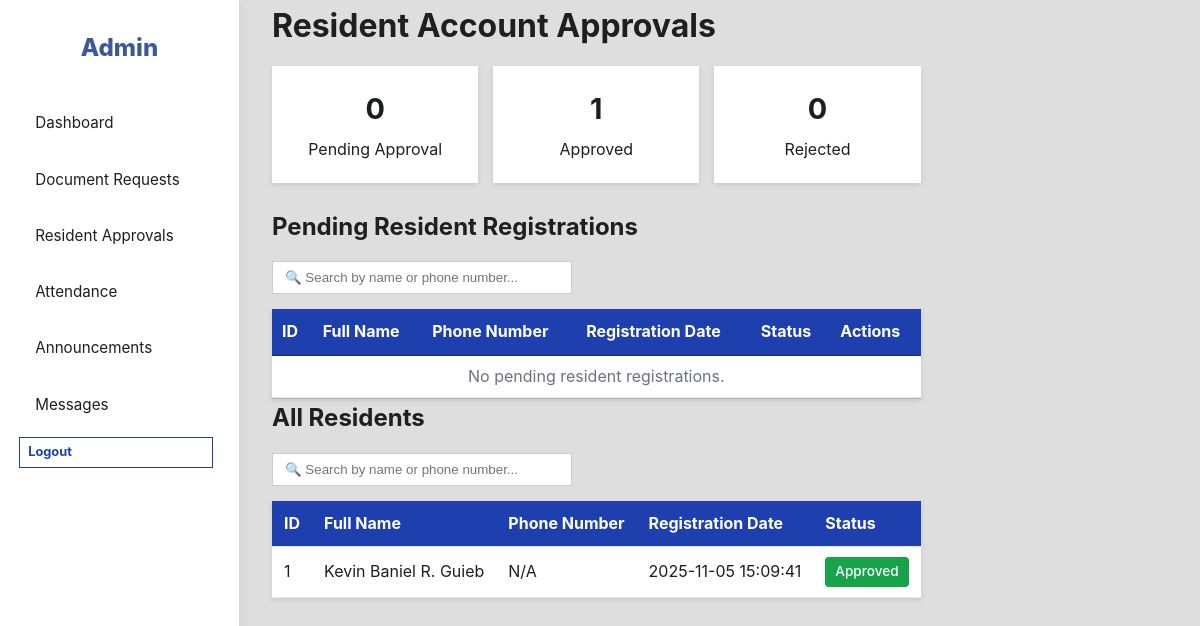
The app's page /admin/ResidentApprovals.php (signed in) with its own data.
### tables this page shows
CREATE TABLE `residents` (
  `id` int(11) NOT NULL,
  `full_name` varchar(255) NOT NULL,
  `username` varchar(50) NOT NULL,
  `email` varchar(255) DEFAULT NULL,
  `phone_number` varchar(20) DEFAULT NULL,
  `resident_password` varchar(255) NOT NULL,
  `id_file` LONGBLOB NOT NULL,
  `proof_file` LONGBLOB NOT NULL,
  `approval_status` enum('Pending','Approved','Rejected') DEFAULT 'Pending',
  `rejection_date` timestamp NULL DEFAULT NULL,
  `verification_code` varchar(10) DEFAULT NULL,
  `verification_expires` datetime DEFAULT NULL,
  `password_reset_token` varchar(100) DEFAULT NULL,
  `password_reset_expires` datetime DEFAULT NULL,
  `created_at` timestamp NOT NULL DEFAULT current_timestamp()
);

### config/Database.php (called while the page is built, shortened)
<?php
class Database {
    private static $instance = null;
    private $conn;
    private $host = "localhost";
    private $db_name = "smartbarangaydb";
    private $username = "root";
    private $password = "";
    private function __construct() {
        try {
            $this->conn = new PDO(
                "mysql:host=" . $this->host . ";dbname=" . $this->db_name,
                $this->username,
                $this->password
            );
            $this->conn->setAttribute(PDO::ATTR_ERRMODE, PDO::ERRMODE_EXCEPTION);
            $this->conn->exec("set names utf8");
        } catch(PDOException $e) {
            $this->displayError(
                "Unable to Connect to the System",
                "We're having trouble connecting to our database. This might be temporary. Please try again in a few moments.",
                "If the problem continues, please contact the barangay office for assistance."
            );
        }
    }
    public static function getInstance() {
        if (self::$instance === null) {
            self::$instance = new self();
        }
        return self::$instance;
    }
    public function getConnection() {
        return $this->conn;
    }
}

### admin/Admin.php (called while the page is built, shortened)
<?php
require_once "../config/Database.php";
class Admin {
    private $conn;
    public function __construct() {
        $this->conn = Database::getInstance()->getConnection();
    }
    public function getPendingResidents() {
        try {
            $stmt = $this->conn->prepare("CALL getPendingResidents()");
            $stmt->execute();
            return $stmt->fetchAll(PDO::FETCH_ASSOC);
        } catch (PDOException $e) {
            error_log("Get pending residents error: " . $e->getMessage());
            return [];
        }
    }
    public function getAllResidents() {
        try {
            $stmt = $this->conn->prepare("CALL getAllResidentsWithStatus()");
            $stmt->execute();
            return $stmt->fetchAll(PDO::FETCH_ASSOC);
        } catch (PDOException $e) {
            error_log("Get all residents error: " . $e->getMessage());
            return [];
        }
    }
}

### admin/ResidentApprovals.php (the view, shortened to what this page needs)
<?php
require_once "Admin.php";
$admin = new Admin();
$pendingResidents = $admin->getPendingResidents();
$allResidents = $admin->getAllResidents();
$pending = 0;
$approved = 0;
$rejected = 0;
foreach ($allResidents as $r) {
  switch ($r['approval_status']) {
    case 'Approved': $approved++; break;
  }
}
?>
<!DOCTYPE html>
<html lang="en">
<head>
  <link rel="stylesheet" href="../css/admin.css">
  <link rel="stylesheet" href="https://cdn.datatables.net/1.13.4/css/jquery.dataTables.min.css">
</head>
<body>
  <div class="admin-layout">
    <?php include __DIR__ . '/sidebar.php'; ?>
    <main class="main-content">
      <h1>Resident Account Approvals</h1>
      <div class="stats-grid">
        <div class="stat-card">
          <h3><?php echo $pending; ?></h3>
          <p>Pending Approval</p>
        </div>
        <div class="stat-card">
          <h3><?php echo $approved; ?></h3>
          <p>Approved</p>
        </div>
        <div class="stat-card">
          <h3><?php echo $rejected; ?></h3>
          <p>Rejected</p>
        </div>
      </div>
      <section>
        <h2>Pending Resident Registrations</h2>
        <div class="search-container">
          <input type="text" id="pendingSearch" class="search-input" placeholder="🔍 Search by name or phone number..." onkeyup="filterTable('pendingResidentsTable', 'pendingSearch')">
        </div>
        <table id="pendingResidentsTable">
          <thead>
            <tr>
              <th>ID</th>
              <th>Full Name</th>
              <th>Phone Number</th>
              <th>Registration Date</th>
              <th>Status</th>
              <th>Actions</th>
            </tr>
          </thead>
          <tbody>
            <?php
            if (count($pendingResidents) > 0) {
              foreach ($pendingResidents as $resident) {
                $id = htmlspecialchars($resident['id'], ENT_QUOTES, 'UTF-8');
                $fullName = htmlspecialchars($resident['full_name'], ENT_QUOTES, 'UTF-8');
                $phoneNumber = htmlspecialchars($resident['phone_number'] ?? 'N/A', ENT_QUOTES, 'UTF-8');
                $createdAt = htmlspecialchars($resident['created_at'], ENT_QUOTES, 'UTF-8');
                $status = htmlspecialchars($resident['approval_status'], ENT_QUOTES, 'UTF-8');
                echo "<tr>
                  <td>{$id}</td>
                  <td>{$fullName}</td>
                  <td>{$phoneNumber}</td>
                  <td>{$createdAt}</td>
                  <td><span class='status-badge status-pending'>{$status}</span></td>
                  <td>
                    <button onclick='viewFile({$id}, \"id\", \"{$fullName}\")' class='btn small outline'>📄 ID</button>
                    <button onclick='viewFile({$id}, \"proof\", \"{$fullName}\")' class='btn small outline'>📄 Proof</button>
                    <form method='POST' class='inline-form'>
                      <input type='hidden' name='resident_id' value='{$id}'>
                      <button type='submit' name='update_approval' value='1' onclick=\"return confirm('Approve this resident account?')\" class='btn small btn-approve'>
                        <input type='hidden' name='approval_status' value='Approved'>
                        ✓ Approve
                      </button>
                    </form>
                    <form method='POST' class='inline-form'>
                      <input type='hidden' name='resident_id' value='{$id}'>
                      <button type='submit' name='update_approval' value='1' onclick=\"return confirm('Reject this resident account?')\" class='btn small outline'>
                        <input type='hidden' name='approval_status' value='Rejected'>
                        ✗ Reject
                      </button>
                    </form>
                  </td>
                </tr>";
              }
            } else {
              echo "<tr><td colspan='6' class='muted'>No pending resident registrations.</td></tr>";
            }
            ?>
          </tbody>
        </table>
      </section>
      <section class="chart-section">
        <h2>All Residents</h2>
        <div class="search-container">
          <input type="text" id="allResidentsSearch" class="search-input" placeholder="🔍 Search by name or phone number..." onkeyup="filterTable('allResidentsTable', 'allResidentsSearch')">
        </div>
        <table id="allResidentsTable">
          <thead>
            <tr>
              <th>ID</th>
              <th>Full Name</th>
              <th>Phone Number</th>
              <th>Registration Date</th>
              <th>Status</th>
            </tr>
          </thead>
          <tbody>
            <?php
            if (count($allResidents) > 0) {
              foreach ($allResidents as $resident) {
                $id = htmlspecialchars($resident['id'], ENT_QUOTES, 'UTF-8');
                $fullName = htmlspecialchars($resident['full_name'], ENT_QUOTES, 'UTF-8');
                $phoneNumber = htmlspecialchars($resident['phone_number'] ?? 'N/A', ENT_QUOTES, 'UTF-8');
                $createdAt = htmlspecialchars($resident['created_at'], ENT_QUOTES, 'UTF-8');
                $status = htmlspecialchars($resident['approval_status'], ENT_QUOTES, 'UTF-8');
                $statusClass = 'status-pending';
                if ($status === 'Approved') $statusClass = 'status-approved';
                echo "<tr>
                  <td>{$id}</td>
                  <td>{$fullName}</td>
                  <td>{$phoneNumber}</td>
                  <td>{$createdAt}</td>
                  <td><span class='status-badge {$statusClass}'>{$status}</span></td>
                </tr>";
              }
            } else {
              echo "<tr><td colspan='5' class='muted'>No residents found.</td></tr>";
            }
            ?>
          </tbody>
        </table>
      </section>
    </main>
  </div>
</body>
</html>

### css/admin.css (style rules this page uses)
:root { --primary-green: #3b5998; --secondary-green: #dfdede; --white: #ffffff; --accent-yellow: #a7a7a7; --text-dark: #1c1e21; --text-light: #65676b; --btn-hover: #165ecc; --card-shadow: rgba(0, 0, 0, 0.08); --transition-speed: 0.3s; }
* { box-sizing: border-box; margin: 0; padding: 0; }
body { font-family: "Inter", system-ui, Arial, sans-serif; background-color: var(--secondary-green); color: var(--text-dark); line-height: 1.6; min-height: 100vh; display: flex; flex-direction: column; }
.admin-layout { display: flex; gap: 2rem; }
.main-content h1, .main-content h2 { color: #1f1f1f; margin-bottom: 15px; }
.stats-grid { display: flex; gap: 15px; margin-bottom: 25px; }
.stat-card { flex: 1; background-color: #ffffff; padding: 20px; text-align: center; box-shadow: 0 2px 5px rgba(0,0,0,0.1); }
.stat-card h3 { font-size: 1.8rem; margin-bottom: 5px; }
.search-container { margin-bottom: 15px; }
.search-input { width: 100%; max-width: 300px; padding: 8px 12px; border: 1px solid #ccc; }
table { width: 100%; max-width: 100%; border-collapse: collapse; background-color: #ffffff; overflow: hidden; margin-bottom: 25px; box-shadow: 0 2px 5px rgba(0,0,0,0.1); }
table thead { background-color: #1e40af; color: #fff; }
table th, table td { padding: 10px 12px; text-align: left; border-bottom: 1px solid #e5e7eb; }
.muted { color: #6b7280; text-align: center; }
.status-badge { display: inline-block; padding: 4px 10px; font-size: 0.85rem; font-weight: 500; color: #fff; text-align: center; border-radius: 4px; }
.status-approved { background-color: #16a34a; }

### records on screen
residents: id "1", full_name "Kevin Baniel R. Guieb", phone_number "N/A", created_at "2025-11-05 15:09:41", approval_status "Approved"

### other values on screen
$pending "0"
$approved "1"
$rejected "0"
